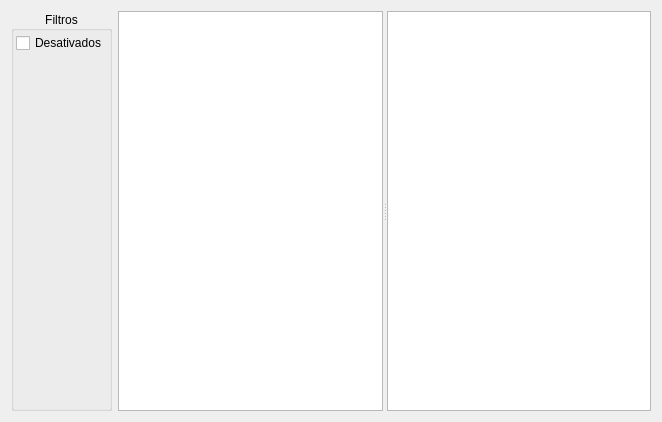
<?xml version="1.0" encoding="UTF-8"?>
<ui version="4.0">
 <class>WidgetLogisticaCaminhao</class>
 <widget class="QWidget" name="WidgetLogisticaCaminhao">
  <property name="geometry">
   <rect>
    <x>0</x>
    <y>0</y>
    <width>662</width>
    <height>422</height>
   </rect>
  </property>
  <property name="windowTitle">
   <string>Form</string>
  </property>
  <layout class="QGridLayout" name="gridLayout">
   <item row="0" column="0">
    <widget class="QGroupBox" name="groupBox">
     <property name="enabled">
      <bool>true</bool>
     </property>
     <property name="title">
      <string>Filtros</string>
     </property>
     <property name="alignment">
      <set>Qt::AlignCenter</set>
     </property>
     <property name="flat">
      <bool>false</bool>
     </property>
     <layout class="QVBoxLayout" name="verticalLayout">
      <property name="spacing">
       <number>3</number>
      </property>
      <property name="leftMargin">
       <number>2</number>
      </property>
      <property name="topMargin">
       <number>2</number>
      </property>
      <property name="rightMargin">
       <number>2</number>
      </property>
      <property name="bottomMargin">
       <number>2</number>
      </property>
      <item>
       <widget class="QCheckBox" name="checkBoxDesativados">
        <property name="text">
         <string>Desativados</string>
        </property>
       </widget>
      </item>
      <item>
       <spacer name="verticalSpacer">
        <property name="orientation">
         <enum>Qt::Vertical</enum>
        </property>
        <property name="sizeHint" stdset="0">
         <size>
          <width>20</width>
          <height>40</height>
         </size>
        </property>
       </spacer>
      </item>
     </layout>
    </widget>
   </item>
   <item row="0" column="1">
    <widget class="QSplitter" name="splitter">
     <property name="orientation">
      <enum>Qt::Horizontal</enum>
     </property>
     <widget class="TableView" name="table">
      <property name="mouseTracking">
       <bool>true</bool>
      </property>
      <property name="editTriggers">
       <set>QAbstractItemView::NoEditTriggers</set>
      </property>
      <property name="selectionBehavior">
       <enum>QAbstractItemView::SelectRows</enum>
      </property>
     </widget>
     <widget class="TableView" name="tableCarga">
      <property name="mouseTracking">
       <bool>true</bool>
      </property>
      <property name="editTriggers">
       <set>QAbstractItemView::NoEditTriggers</set>
      </property>
      <property name="selectionBehavior">
       <enum>QAbstractItemView::SelectRows</enum>
      </property>
      <property name="sortingEnabled">
       <bool>true</bool>
      </property>
     </widget>
    </widget>
   </item>
  </layout>
 </widget>
 <customwidgets>
  <customwidget>
   <class>TableView</class>
   <extends>QTableView</extends>
   <header>src/tableview.h</header>
  </customwidget>
 </customwidgets>
 <resources/>
 <connections/>
</ui>
